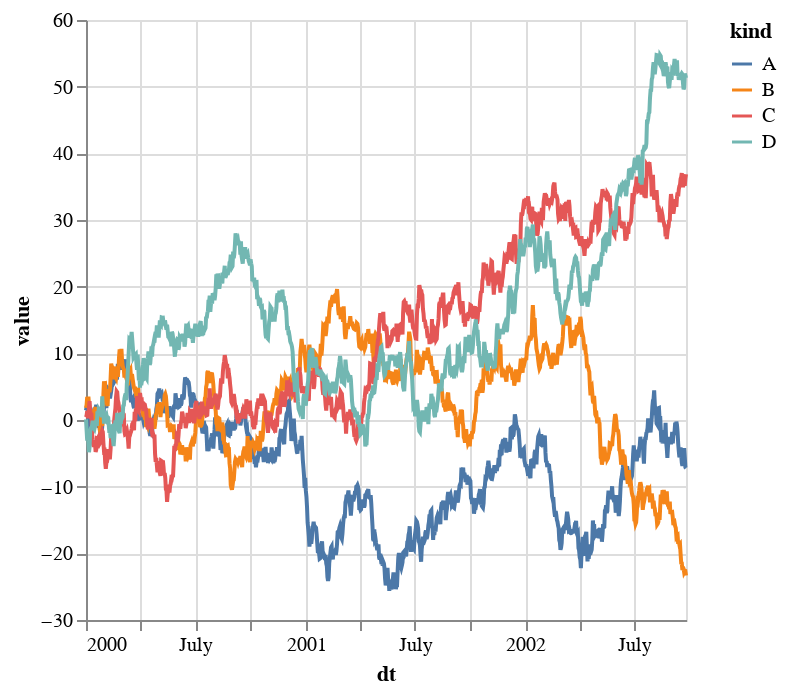

Notebook code for this chart:
### Markdown cell above
## Altair

https://altair-viz.github.io/

### Code cell
c = altair.Chart(ts).mark_line().encode(
    x='dt',
    y='value',
    color='kind'
)
c

### Figure 1 — Vega-Lite specification as saved in the notebook (floating-point values rounded to 4 significant figures; data arrays with more than 128 entries replaced by an {"elided": "..."} marker saying what was removed)
{"config": {"view": {"continuousWidth": 300, "continuousHeight": 300}}, "data": {"name": "data-1e2cc2a56463bb50f0454adc0224f9e4"}, "mark": {"type": "line"}, "encoding": {"color": {"field": "kind", "type": "nominal"}, "x": {"field": "dt", "type": "temporal"}, "y": {"field": "value", "type": "quantitative"}}, "$schema": "https://vega.github.io/schema/vega-lite/v5.16.3.json", "datasets": {"data-1e2cc2a56463bb50f0454adc0224f9e4": {"elided": "4000 records"}}}
